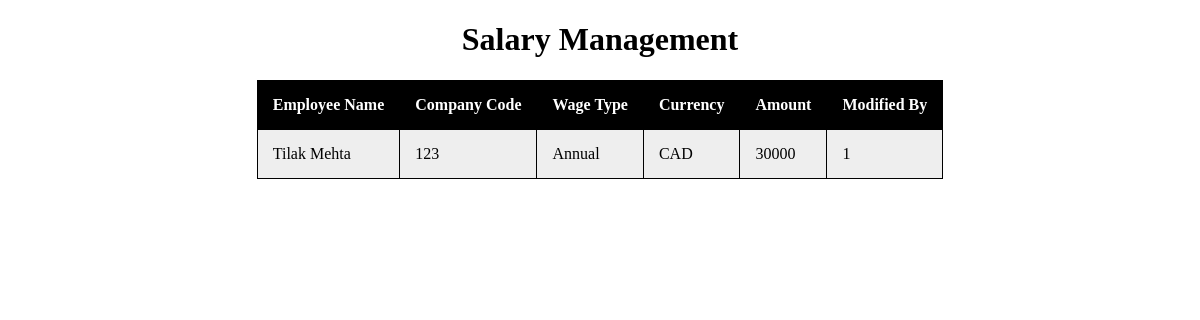
The page /allData.php on the database its author committed.
### tables this page shows
CREATE TABLE salary_details (
    paymentID INT PRIMARY KEY ,
    currency VARCHAR(3) NOT NULL,
    wageType VARCHAR(15) NOT NULL,
    amount float NOT NULL,
    employeeID INT NOT NULL,
    employerID INT NOT NULL,
    FOREIGN KEY (employeeID) REFERENCES employee (id) on delete cascade,
    FOREIGN KEY (employerID) REFERENCES employer (id)
);

CREATE TABLE employee (
    
    id INT PRIMARY KEY,
    first_name VARCHAR(40) NOT NULL,
    last_name VARCHAR(40) NOT NULL,
    email VARCHAR(40) NOT NULL,
    phone_number VARCHAR(40) NOT NULL,
    company_code INT(10) NOT NULL,
    password VARCHAR(20) NOT NULL

);

### allData.php (called while the page is built)
<?php
require_once('./inc/utilities/allDataHTML.php');
Data::html_header();
Data::html_data();
Data::html_footer();
?>

### inc/utilities/allDataHTML.php (the view, shortened to what this page needs)
<?php
class Data {
    static public function html_header(){
    echo "<!DOCTYPE html>
    <html>
    <head>
    <style>
    table, th, td {
        border: 1px solid black;
        border-collapse: collapse;
      }
      th, td {
        padding: 15px;
        text-align: left;
      }
      #t01 tr:nth-child(even) {
        background-color: #eee;
      }
      #t01 tr:nth-child(odd) {
       background-color: #fff;
      }
      #t01 th {
        background-color: black;
        color: white;
      }
    </style>
    <title> Salary Information </title>
    </head>
    <body>
    <center>
    <h1>Salary Management</h1>";
    }
    static public function html_data(){
        $servername = "localhost";
        $username = "root";
        $password = "";
        $dbname = "Legends_payroll";
        $conn = new mysqli($servername, $username, $password, $dbname);
        $sql = "SELECT employee.first_name, employee.last_name, employee.company_code, salary_details.wageType, salary_details.currency, salary_details.amount, salary_details.employeeID FROM salary_details INNER JOIN employee ON salary_details.employeeID = employee.id";
        $result = $conn->query($sql);
        if ($result->num_rows > 0) {
            echo "<table id='t01'>
            <tr>
            <th>Employee Name</th>
            <th>Company Code</th>
            <th>Wage Type</th>
            <th>Currency</th>
            <th>Amount</th>
            <th>Modified By</th>
            </tr>";
            while($row = $result->fetch_assoc()) {
                echo "<tr>
                <td>" . $row["first_name"]. " " . $row["last_name"]."</td>
                <td>" .$row['company_code']. "</td>
                <td>" .$row['wageType']. "</td>
                <td>" .$row['currency']. "</td>
                <td>" .$row['amount']. "</td>
                <td>" .$row['employeeID']. "</td>
                </tr>";
            }
            echo "</table>";
        } else {
            echo "0 results";
        }
    }
    static public function html_footer(){
        echo" </center>
        </body>
        </html";
    }
}
?>

### inc/utilities/allDataHTML.php (style rules this page uses)
table, th, td { border: 1px solid black; border-collapse: collapse; }
th, td { padding: 15px; text-align: left; }
#t01 tr:nth-child(even) { background-color: #eee; }
#t01 tr:nth-child(odd) { background-color: #fff; }
#t01 th { background-color: black; color: white; }

### rows shown on the page
salary_details: employeeID.first_name "Tilak", employeeID.last_name "Mehta", employeeID.company_code "123", wageType "Annual", currency "CAD", amount "30000", employeeID "1"
